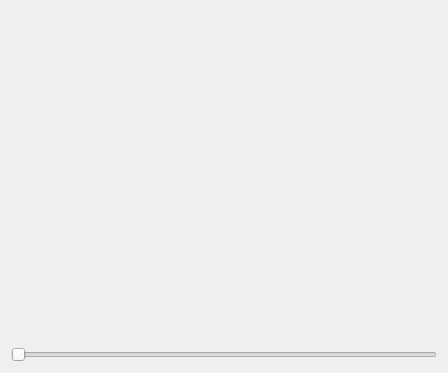
<?xml version="1.0" encoding="UTF-8"?>
<ui version="4.0">
 <class>QtTestLedMainDialog</class>
 <widget class="QDialog" name="QtTestLedMainDialog">
  <property name="geometry">
   <rect>
    <x>0</x>
    <y>0</y>
    <width>448</width>
    <height>373</height>
   </rect>
  </property>
  <property name="windowTitle">
   <string>TestLed</string>
  </property>
  <layout class="QGridLayout" name="gridLayout">
   <item row="0" column="0">
    <widget class="ribi::QtLedWidget" name="led_red" native="true"/>
   </item>
   <item row="0" column="1">
    <widget class="ribi::QtLedWidget" name="led_green" native="true"/>
   </item>
   <item row="0" column="2">
    <widget class="ribi::QtLedWidget" name="led_blue" native="true"/>
   </item>
   <item row="1" column="0">
    <widget class="ribi::QtLedWidget" name="led_cyan" native="true"/>
   </item>
   <item row="1" column="1">
    <widget class="ribi::QtLedWidget" name="led_magenta" native="true"/>
   </item>
   <item row="1" column="2">
    <widget class="ribi::QtLedWidget" name="led_yellow" native="true"/>
   </item>
   <item row="2" column="1">
    <widget class="ribi::QtLedWidget" name="led_gray" native="true"/>
   </item>
   <item row="2" column="2">
    <widget class="ribi::QtLedWidget" name="led_white" native="true"/>
   </item>
   <item row="2" column="0">
    <widget class="ribi::QtLedWidget" name="led_black" native="true"/>
   </item>
   <item row="3" column="0" colspan="3">
    <widget class="QSlider" name="slider">
     <property name="orientation">
      <enum>Qt::Horizontal</enum>
     </property>
    </widget>
   </item>
  </layout>
 </widget>
 <layoutdefault spacing="6" margin="11"/>
 <customwidgets>
  <customwidget>
   <class>ribi::QtLedWidget</class>
   <extends>QWidget</extends>
   <header>qtledwidget.h</header>
   <container>1</container>
  </customwidget>
 </customwidgets>
 <resources/>
 <connections/>
</ui>
